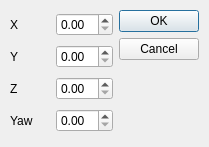
<?xml version="1.0" encoding="UTF-8"?>
<ui version="4.0">
 <class>add_via</class>
 <widget class="QDialog" name="add_via">
  <property name="geometry">
   <rect>
    <x>0</x>
    <y>0</y>
    <width>209</width>
    <height>147</height>
   </rect>
  </property>
  <property name="windowTitle">
   <string>Dialog</string>
  </property>
  <widget class="QWidget" name="">
   <property name="geometry">
    <rect>
     <x>10</x>
     <y>10</y>
     <width>189</width>
     <height>126</height>
    </rect>
   </property>
   <layout class="QHBoxLayout" name="horizontalLayout">
    <item>
     <layout class="QGridLayout" name="gridLayout">
      <item row="1" column="1">
       <widget class="QDoubleSpinBox" name="doubleSpinBox_2"/>
      </item>
      <item row="3" column="1">
       <widget class="QDoubleSpinBox" name="doubleSpinBox_4"/>
      </item>
      <item row="2" column="0">
       <widget class="QLabel" name="label_3">
        <property name="text">
         <string>Z</string>
        </property>
       </widget>
      </item>
      <item row="0" column="0">
       <widget class="QLabel" name="label">
        <property name="text">
         <string>X</string>
        </property>
       </widget>
      </item>
      <item row="2" column="1">
       <widget class="QDoubleSpinBox" name="doubleSpinBox_3"/>
      </item>
      <item row="1" column="0">
       <widget class="QLabel" name="label_2">
        <property name="text">
         <string>Y</string>
        </property>
       </widget>
      </item>
      <item row="0" column="1">
       <widget class="QDoubleSpinBox" name="doubleSpinBox"/>
      </item>
      <item row="3" column="0">
       <widget class="QLabel" name="label_4">
        <property name="text">
         <string>Yaw</string>
        </property>
       </widget>
      </item>
     </layout>
    </item>
    <item>
     <widget class="QDialogButtonBox" name="buttonBox">
      <property name="orientation">
       <enum>Qt::Vertical</enum>
      </property>
      <property name="standardButtons">
       <set>QDialogButtonBox::Cancel|QDialogButtonBox::Ok</set>
      </property>
     </widget>
    </item>
   </layout>
  </widget>
 </widget>
 <resources/>
 <connections>
  <connection>
   <sender>buttonBox</sender>
   <signal>accepted()</signal>
   <receiver>add_via</receiver>
   <slot>accept()</slot>
   <hints>
    <hint type="sourcelabel">
     <x>248</x>
     <y>254</y>
    </hint>
    <hint type="destinationlabel">
     <x>157</x>
     <y>94</y>
    </hint>
   </hints>
  </connection>
  <connection>
   <sender>buttonBox</sender>
   <signal>rejected()</signal>
   <receiver>add_via</receiver>
   <slot>reject()</slot>
   <hints>
    <hint type="sourcelabel">
     <x>316</x>
     <y>260</y>
    </hint>
    <hint type="destinationlabel">
     <x>286</x>
     <y>94</y>
    </hint>
   </hints>
  </connection>
 </connections>
</ui>
